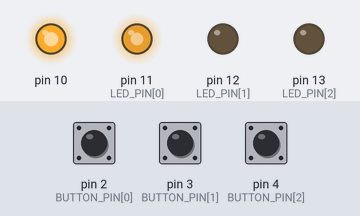
Bench run of a sketch on a simulated Arduino Uno, built with avr-gcc and run on an emulated ATmega328P. On the bench: output pins drawn as LEDs (lit = HIGH). Dashed ring = blinking. The inputs (shaded band) are chosen by the test bench; at power-on: pin 3 (BUTTON_PIN[1]) HIGH, pin 2 (BUTTON_PIN[0]) HIGH, pin 4 (BUTTON_PIN[2]) HIGH.

Above: at 1.2 s.
1.3 s: pin 3 (BUTTON_PIN[1]) pulled LOW for 0.15 s
At 4.1 s:
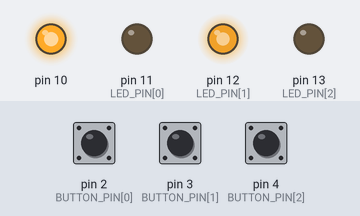
4.3 s: pin 2 (BUTTON_PIN[0]) pulled LOW for 0.15 s
At 6.57 s:
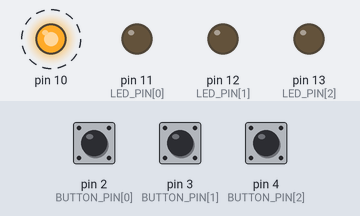
7.3 s: pin 4 (BUTTON_PIN[2]) pulled LOW for 0.15 s
At 8.84 s:
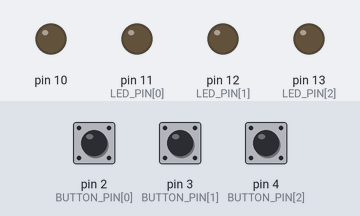
10.4 s: pin 2 (BUTTON_PIN[0]) pulled LOW for 1 s
At 13.79 s:
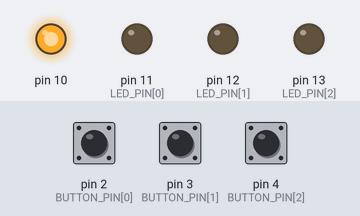
14.0 s: pin 3 (BUTTON_PIN[1]) pulled LOW for 1 s
At 17.5 s:
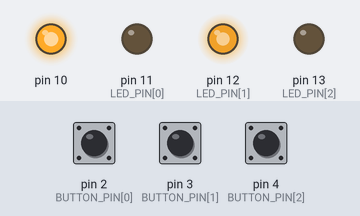
17.6 s: pin 4 (BUTTON_PIN[2]) pulled LOW for 0.15 s
At 20.5 s:
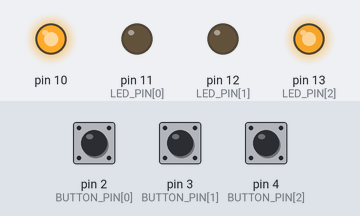
Timing chart, 0 to 21.6 s (numbered marks = the images above; inputs shaded):
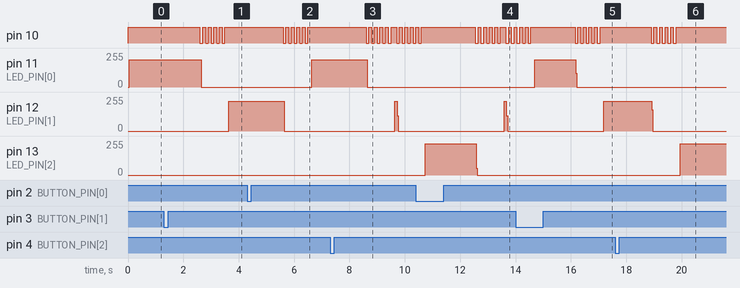

The sketch:

homework3.ino
```cpp
#include <ArduinoQueue.h>

const int NUMBER_OF_FLOORS = 3;

const int BUTTON_PIN[NUMBER_OF_FLOORS] = {2, 3, 4};
const int LED_PIN[NUMBER_OF_FLOORS] = {11, 12, 13};

//  Variables for button debouncing
byte buttonState[NUMBER_OF_FLOORS] = {HIGH, HIGH, HIGH};

byte reading[NUMBER_OF_FLOORS] = {HIGH, HIGH, HIGH};
byte lastReading[NUMBER_OF_FLOORS] = {HIGH, HIGH, HIGH};

unsigned long lastDebounceTime[NUMBER_OF_FLOORS] = {0, 0 ,0};
unsigned int debounceDelay = 50;

//  Elevator logic
unsigned int currentFloor = 0;

bool inQueue[NUMBER_OF_FLOORS] = {false, false, false};
ArduinoQueue<int> queue(2 * NUMBER_OF_FLOORS);  //  I didn't find an elegant solution for this. The middle floor could be in queue two times

enum state {IDLE, WAIT, MOVE};
state elevatorState = IDLE;

const unsigned int waitTime = 1000;  //  The time the elevator waits until the door closes
const unsigned int floorTime = 100;  //  The time the lift will be at a floor in transit to another one. If the lift is going from floor 0 to floor 2, the led at floor 1 will be lit for 100 ms.
const unsigned int moveTime = 1000;  //  How much it takes the lift to go from a floor to another

unsigned long nextActionTime = 0;  //  The time at which the next action should happen

bool waitFlag = true;  //  Flag that tell us if we should stop at a floor

//  Elevator LED
const int ELEVATOR_LED_PIN = {10};
byte elevatorLedState = HIGH;

unsigned long lastBlinkTime = 0;
unsigned int blinkDelay = 100;

void setup() {
    for (int i = 0; i < 3; i++) {
        pinMode(BUTTON_PIN[i], INPUT_PULLUP);  //  Pullup internal resistor
        pinMode(LED_PIN[i], OUTPUT);
    }

    pinMode(ELEVATOR_LED_PIN, OUTPUT);
}

void readButtons() {
    for (int i = 0; i < 3; i++) {
        reading[i] = digitalRead(BUTTON_PIN[i]);

        if (reading[i] != lastReading[i]) {
            lastDebounceTime[i] = millis();
        }

        if ((millis() - lastDebounceTime[i]) >= debounceDelay) {
            if (reading[i] != buttonState[i]) {
                buttonState[i] = reading[i];

                if (buttonState[i] == HIGH && (elevatorState == MOVE || currentFloor != i)) {
                    if (!inQueue[i]) {
                        queue.enqueue(i);
                    }

                    inQueue[i] = true;
                }
            }
        }
        lastReading[i] = reading[i];
    }
}

void elevatorLogic() {
    //  If there are elements in queue, but their value for inQueue vector is false, the element will be popped
    while(!queue.isEmpty() && !inQueue[queue.getHead()]) {
        queue.dequeue();
    }

    switch (elevatorState) {
        //  The elevator is stationary. If there is no item in the queue, he will remain stationary.
        case IDLE: {
            if (queue.isEmpty()) {
                return;
            }

            nextActionTime = millis() + floorTime;
            if (waitFlag) {
                nextActionTime += waitTime;
            }
            waitFlag = false;

            elevatorState = WAIT;

            break;
        }
        case WAIT: {
            //  The elevator is waiting to close the doors
            if (millis() >= nextActionTime) {
                nextActionTime = millis() + moveTime;
                elevatorState = MOVE;
            }

            break;
        }
        case MOVE: {
            //  The elevator is moving
            if (millis() >= nextActionTime) {
                if (queue.getHead() > currentFloor) {
                    currentFloor ++;
                }
                else {
                    currentFloor --;
                }

                if (inQueue[currentFloor]) {
                    waitFlag = true;
                }
                inQueue[currentFloor] = false;

                if (queue.getHead() == currentFloor) {
                    queue.dequeue();
                }

                elevatorState = IDLE;
            }

            break;
        }
    }
}

void writeLeds() {
    for (int i = 0; i < 3; i++) {
        digitalWrite(LED_PIN[i], LOW);
    }

    if (elevatorState != MOVE) {
        digitalWrite(LED_PIN[currentFloor], HIGH);
    }

    if (elevatorState == MOVE) {
        if (millis() - blinkDelay >= lastBlinkTime) {
            elevatorLedState = !elevatorLedState;
            lastBlinkTime = millis();
        }
    }
    else {
        elevatorLedState = HIGH;
    }

    digitalWrite(ELEVATOR_LED_PIN, elevatorLedState);
}

void loop() {
    readButtons();
    elevatorLogic();
    writeLeds();
}
```

Measured:
- after the input at 1.3 s, pin 10: alternates HIGH for 0.10 s and LOW for 0.10 s, 10 changes in all, then stays HIGH, starting after 1.3 s; pin 11 (LED_PIN[0]): 203/255 → 0/255 after 1.3 s; pin 12 (LED_PIN[1]): 0/255 → 222/255 after 2.3 s
- after the input at 4.3 s, pin 10: alternates HIGH for 0.10 s and LOW for 0.10 s, 10 changes in all, then stays HIGH, starting after 1.3 s; pin 11 (LED_PIN[0]): 0/255 → 205/255 after 2.3 s; pin 12 (LED_PIN[1]): 222/255 → 0/255 after 1.3 s
- after the input at 7.3 s, pin 10: goes 4 × (LOW 0.10 s, HIGH 0.10 s), LOW 0.10 s, HIGH 0.20 s, 3 × (LOW 0.10 s, HIGH 0.10 s), then LOW, starting after 1.3 s; pin 11 (LED_PIN[0]): 205/255 → 0/255 after 1.3 s; pin 12 (LED_PIN[1]): 0/255 → 224/255 after 2.3 s, → 0/255 0.08 s later
- after the input at 10.4 s, pin 12 (LED_PIN[1]): 0/255 → 224/255 after 3.2 s, → 0/255 0.08 s later
- after the input at 14.0 s, pin 12 (LED_PIN[1]): 0/255 → 222/255 after 3.2 s
- after the input at 17.6 s, pin 10: alternates HIGH for 0.10 s and LOW for 0.10 s, 10 changes in all, then stays HIGH, starting after 1.3 s; pin 12 (LED_PIN[1]): 222/255 → 0/255 after 1.3 s; pin 13 (LED_PIN[2]): 0/255 → 236/255 after 2.3 s
